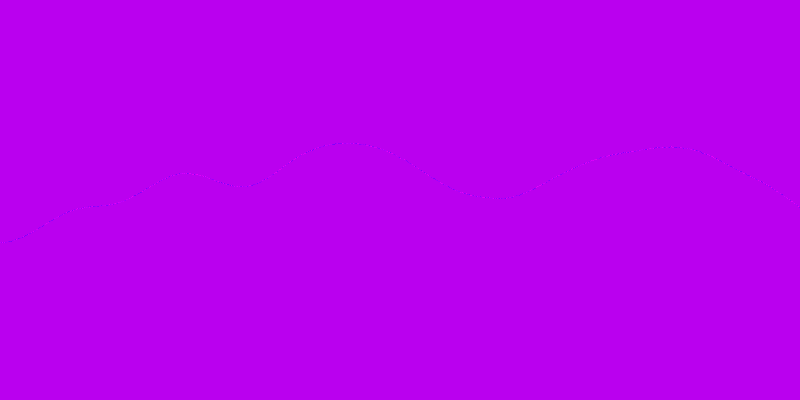
Frame 1 (no input)
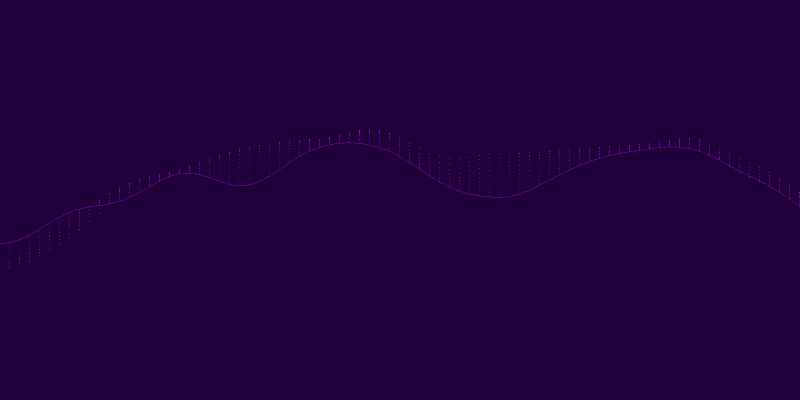
Frame 60 (the mouse pressed at the canvas centre just before this capture)
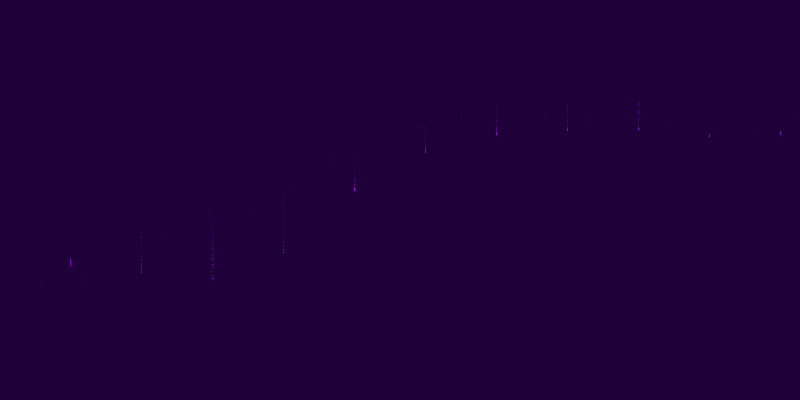
Frame 120 (the mouse held since frame 60 and released just before this capture)

The Processing sketch that drew these frames (run headless with seeded random() and noise(); from frame 60 on, the mouse is pressed at the canvas centre):

// Processing sketch: processing_50489
// ── processing_50489.pde

int getRandomColor() {
  return color(random(100, 255), 0, 255);
}

int FadeAmount = 20;
int sec;

float pntsize = 0.02;
float distance = 0.01;
float rate1 = 0.02;
float time = 0;
float rdm, rdmsize, rdmspeed, hld, hld2, hldspeed;

Fade myFade;


void setup () {
  frameRate(24);
  hld = millis();
  size (800, 400);
  smooth();
  background(200, 0, 255);
  myFade = new Fade();
  frameRate (25);
  //mouseX = 10;
}

void draw () {
  if (frameCount%24==0)
  {
    sec++; 
    hld=millis();
    rdm = random(80);
  }

  if (frameCount%24==0)
  {
    sec++; 
    hld2=millis();
    rdmsize = random(400);
  }

  if (frameCount%24==0)
  {
    sec++; 
    hldspeed=millis();
    rdmspeed = random(0.02);
  }


  float rate;
  myFade.display();

  for (float i=0; i<width; i++) {
    stroke (getRandomColor());
    //strokeWeight(pntsize);
    point (i+=distance, height*noise(i/500, time));
  }

  rate = rate1 ;
  time = time+rate;

  pntsize = int (rdmsize);
  distance = int (rdm);
  rate1 = rdmspeed;
}



class Fade
{
  int FadeAmount_ = FadeAmount;
  Fade ()
  {
  }
  void display () {
    //#1D2124
    fill (20, 0, 50, FadeAmount);
    noStroke ();
    rect (0, 0, width, height);
  }
}
